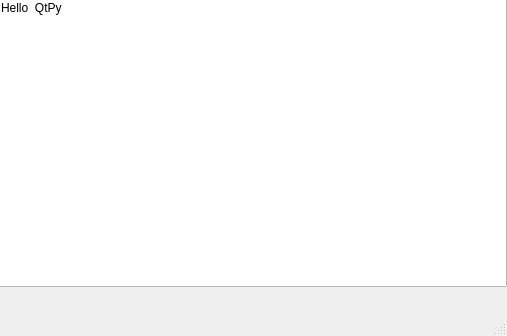
<?xml version="1.0" encoding="UTF-8"?>
<ui version="4.0">
 <class>MainWindow</class>
 <widget class="QMainWindow" name="MainWindow">
  <property name="geometry">
   <rect>
    <x>0</x>
    <y>0</y>
    <width>507</width>
    <height>336</height>
   </rect>
  </property>
  <property name="windowTitle">
   <string>QtMemo</string>
  </property>
  <widget class="QWidget" name="centralwidget">
   <widget class="QPlainTextEdit" name="plainTextEdit">
    <property name="geometry">
     <rect>
      <x>-4</x>
      <y>-4</y>
      <width>511</width>
      <height>291</height>
     </rect>
    </property>
    <property name="plainText">
     <string>Hello  QtPy</string>
    </property>
   </widget>
  </widget>
  <widget class="QMenuBar" name="menubar">
   <property name="geometry">
    <rect>
     <x>0</x>
     <y>0</y>
     <width>507</width>
     <height>31</height>
    </rect>
   </property>
  </widget>
  <widget class="QStatusBar" name="statusbar"/>
 </widget>
 <resources/>
 <connections/>
</ui>
